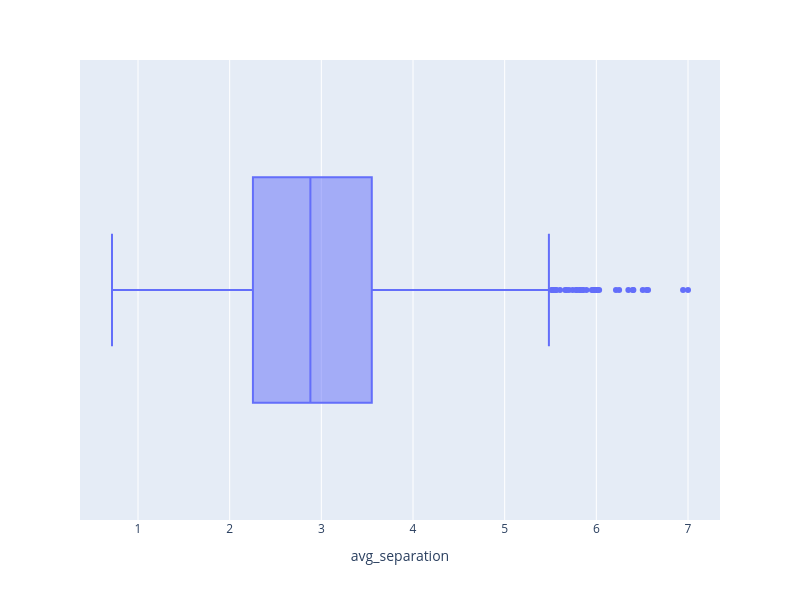

The cell this chart's notebook holds for it:
### Markdown cell above
The median cushion given is around 6 feet off the line for all pass catchers, with slight deviations of a foot on either quantile. I'd imagine the lower fences are more for press coverages and the upper fences more for massive deep threats.

### Code cell
# distribution of avg_separation
fig = px.box(ngsDataWR, x = "avg_separation")
fig.update_layout(width = 800, height = 600)
fig

### Figure 1 — Plotly figure (JSON) as saved in the notebook; plotly's stock layout.template omitted (floating-point values rounded to 4 significant figures; data arrays with more than 128 entries replaced by an {"elided": "..."} marker saying what was removed)
{"data": [{"alignmentgroup": "True", "hovertemplate": "avg_separation=%{x}<extra></extra>", "legendgroup": "", "marker": {"color": "#636efa"}, "name": "", "notched": false, "offsetgroup": "", "orientation": "h", "showlegend": false, "type": "box", "x": {"elided": "1282 float values"}, "x0": " ", "xaxis": "x", "y0": " ", "yaxis": "y"}], "layout": {"boxmode": "group", "height": 600, "legend": {"tracegroupgap": 0}, "margin": {"t": 60}, "width": 800, "xaxis": {"anchor": "y", "domain": [0, 1], "title": {"text": "avg_separation"}}, "yaxis": {"anchor": "x", "domain": [0, 1]}}}
